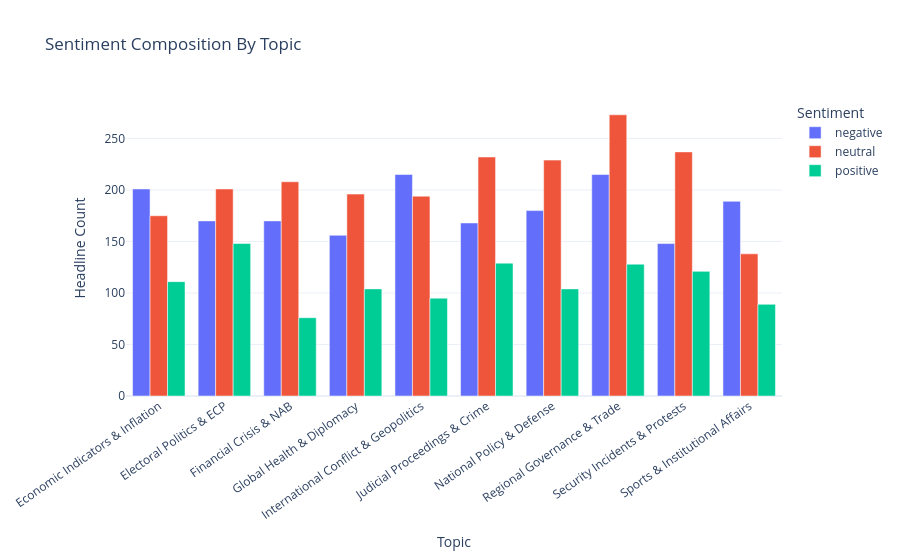

Notebook code cell kept with this figure:
### Code cell
topic_sentiment = (
    df.groupby(['topic_name', 'sentiment_label'], as_index=False)
      .size()
      .rename(columns={'size': 'count'})
)

fig = px.bar(
    topic_sentiment,
    x='topic_name',
    y='count',
    color='sentiment_label',
    barmode='group',
    title='Sentiment Composition By Topic',
    labels={'topic_name': 'Topic', 'count': 'Headline Count', 'sentiment_label': 'Sentiment'}
)
fig.update_layout(template='plotly_white', xaxis_tickangle=-35)
fig.show()

### Figure 1 — Plotly figure (JSON) as saved in the notebook; plotly's stock layout.template omitted (floating-point values rounded to 4 significant figures)
{"data": [{"alignmentgroup": "True", "hovertemplate": "Sentiment=negative<br>Topic=%{x}<br>Headline Count=%{y}<extra></extra>", "legendgroup": "negative", "marker": {"color": "#636efa", "pattern": {"shape": ""}}, "name": "negative", "offsetgroup": "negative", "orientation": "v", "showlegend": true, "textposition": "auto", "type": "bar", "x": ["Economic Indicators & Inflation", "Electoral Politics & ECP", "Financial Crisis & NAB", "Global Health & Diplomacy", "International Conflict & Geopolitics", "Judicial Proceedings & Crime", "National Policy & Defense", "Regional Governance & Trade", "Security Incidents & Protests", "Sports & Institutional Affairs"], "xaxis": "x", "y": [201, 170, 170, 156, 215, 168, 180, 215, 148, 189], "yaxis": "y"}, {"alignmentgroup": "True", "hovertemplate": "Sentiment=neutral<br>Topic=%{x}<br>Headline Count=%{y}<extra></extra>", "legendgroup": "neutral", "marker": {"color": "#EF553B", "pattern": {"shape": ""}}, "name": "neutral", "offsetgroup": "neutral", "orientation": "v", "showlegend": true, "textposition": "auto", "type": "bar", "x": ["Economic Indicators & Inflation", "Electoral Politics & ECP", "Financial Crisis & NAB", "Global Health & Diplomacy", "International Conflict & Geopolitics", "Judicial Proceedings & Crime", "National Policy & Defense", "Regional Governance & Trade", "Security Incidents & Protests", "Sports & Institutional Affairs"], "xaxis": "x", "y": [175, 201, 208, 196, 194, 232, 229, 273, 237, 138], "yaxis": "y"}, {"alignmentgroup": "True", "hovertemplate": "Sentiment=positive<br>Topic=%{x}<br>Headline Count=%{y}<extra></extra>", "legendgroup": "positive", "marker": {"color": "#00cc96", "pattern": {"shape": ""}}, "name": "positive", "offsetgroup": "positive", "orientation": "v", "showlegend": true, "textposition": "auto", "type": "bar", "x": ["Economic Indicators & Inflation", "Electoral Politics & ECP", "Financial Crisis & NAB", "Global Health & Diplomacy", "International Conflict & Geopolitics", "Judicial Proceedings & Crime", "National Policy & Defense", "Regional Governance & Trade", "Security Incidents & Protests", "Sports & Institutional Affairs"], "xaxis": "x", "y": [111, 148, 76, 104, 95, 129, 104, 128, 121, 89], "yaxis": "y"}], "layout": {"barmode": "group", "legend": {"title": {"text": "Sentiment"}, "tracegroupgap": 0}, "title": {"text": "Sentiment Composition By Topic"}, "xaxis": {"anchor": "y", "domain": [0, 1], "tickangle": -35, "title": {"text": "Topic"}}, "yaxis": {"anchor": "x", "domain": [0, 1], "title": {"text": "Headline Count"}}}}
